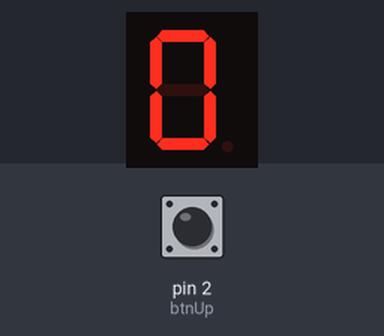
Simulated run of this sketch. Board: Arduino Uno, built with avr-gcc and run on an emulated ATmega328P. Parts: 1-digit seven-segment display. Wiring (inferred from the names in the program): 1-digit 7-segment display, segments lit when LOW: segments pin 7, pin 6, pin 5, pin 11, pin 10, pin 8, pin 9, pin 4. The test bench sets the inputs (shaded band); at power-on: pin 2 (btnUp) HIGH. The segment pins are drawn as the display they are named for.

Above: at 1.2 s.
1.3 s: pin 2 (btnUp) pulled LOW for 0.15 s
At 1.6 s:
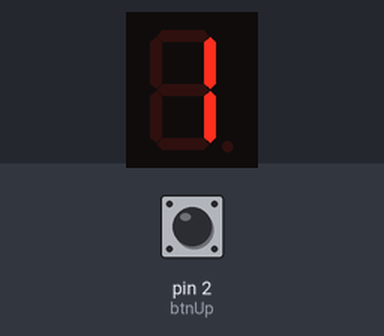
2.9 s: pin 2 (btnUp) pulled LOW for 1 s
At 4.0 s:
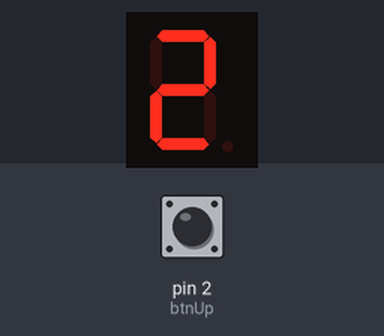
5.4 s: pin 2 (btnUp) pulled LOW for 0.15 s
At 5.9 s:
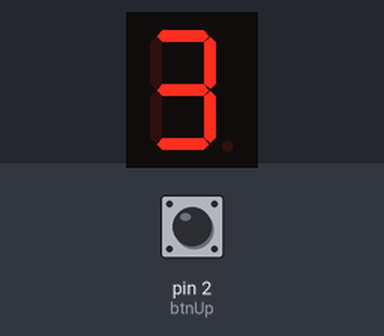
7.0 s: pin 2 (btnUp) pulled LOW for 1 s
At 8.3 s:
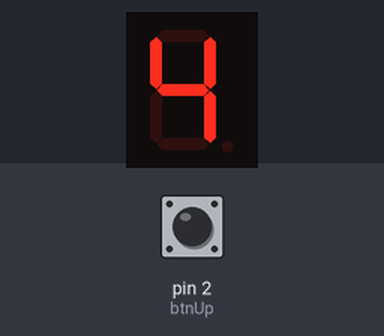
Timing chart, 0 to 10.0 s (numbered marks = the images above; inputs shaded):
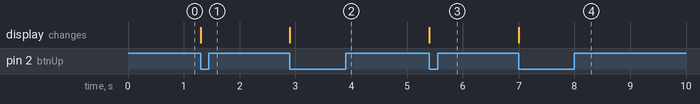

The sketch:

counter-PushButton.ino
```cpp
#include <Arduino.h>

const int segmentPins[8] = {7, 6, 5, 11, 10, 8, 9, 4};
const int btnUp = 2; // Pin untuk push button

byte digitPattern[16][8] = {
  {1,1,1,1,1,1,0,0}, //0
  {0,1,1,0,0,0,0,0}, //1
  {1,1,0,1,1,0,1,0}, //2
  {1,1,1,1,0,0,1,0}, //3
  {0,1,1,0,0,1,1,0}, //4
  {1,0,1,1,0,1,1,0}, //5
  {1,0,1,1,1,1,1,0}, //6
  {1,1,1,0,0,0,0,0}, //7
  {1,1,1,1,1,1,1,0}, //8
  {1,1,1,1,0,1,1,0}, //9
  {1,1,1,0,1,1,1,0}, //A
  {0,0,1,1,1,1,1,0}, //b
  {1,0,0,1,1,1,0,0}, //C
  {0,1,1,1,1,0,1,0}, //d
  {1,0,0,1,1,1,1,0}, //E
  {1,0,0,0,1,1,1,0}  //F
};

int currentDigit = 0;
bool lastUpState = HIGH;

void displayDigit(int num) {
  for(int i=0; i<8; i++) {
    // Memakai ! karena rangkaianmu Common Anode
    digitalWrite(segmentPins[i], !digitPattern[num][i]);
  }
}

void setup() {
  for(int i=0; i<8; i++) {
    pinMode(segmentPins[i], OUTPUT);
  }
  // Mengaktifkan pull-up internal untuk tombol
  pinMode(btnUp, INPUT_PULLUP);
  displayDigit(currentDigit);
}

void loop() {
  bool upState = digitalRead(btnUp);

  // Jika tombol ditekan (berubah dari HIGH ke LOW)
  if(lastUpState == HIGH && upState == LOW) {
    currentDigit++;
    if(currentDigit > 15) currentDigit = 0;
    displayDigit(currentDigit);
    // Sedikit jeda agar tombol tidak memantul (debounce)
    delay(50);
  }

  lastUpState = upState;
}
```

Measured:
- after the input at 1.3 s, the display: changes at once (image 1)
- after the input at 2.9 s, the display: changes at once (image 2)
- after the input at 5.4 s, the display: changes at once (image 3)
- after the input at 7.0 s, the display: changes at once (image 4)
